Frame 1 (no input): blank canvas, image omitted
Frame 60 (the mouse pressed at the canvas centre just before this capture): blank canvas, image omitted
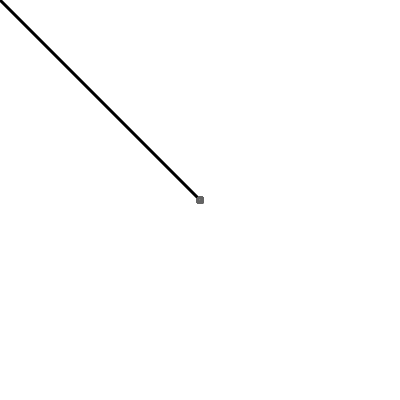
Frame 120 (the mouse held since frame 60 and released just before this capture)

The Processing sketch whose frames 1 and 60 were blank and that drew this single picture after the mouse press (run headless with seeded random() and noise(); from frame 60 on, the mouse is pressed at the canvas centre):

// Processing sketch: P5_mousedraw_with_click
// ── P5_mousedraw_with_click.pde
// basic drawing app 

void setup () {
  //frameRate(12); change frame rate to demo update speed 
  background(255); // set background color to white
  size (400, 400); // set background size to 400 by 400 pixels
  strokeWeight(3); // set stroke weight to 3
}

void draw() {
  if(mousePressed == true){
    ellipse(mouseX, mouseY, 5, 5);  // draw a circle at mouse location
    line(pmouseX, pmouseY, mouseX, mouseY);
  }
  stroke(mouseX/2); 
  
  // code that prints out the values of mouseX and mouseY to the console.
  println("mouseX: " + mouseX + " , mouseY: " + mouseY);
}
